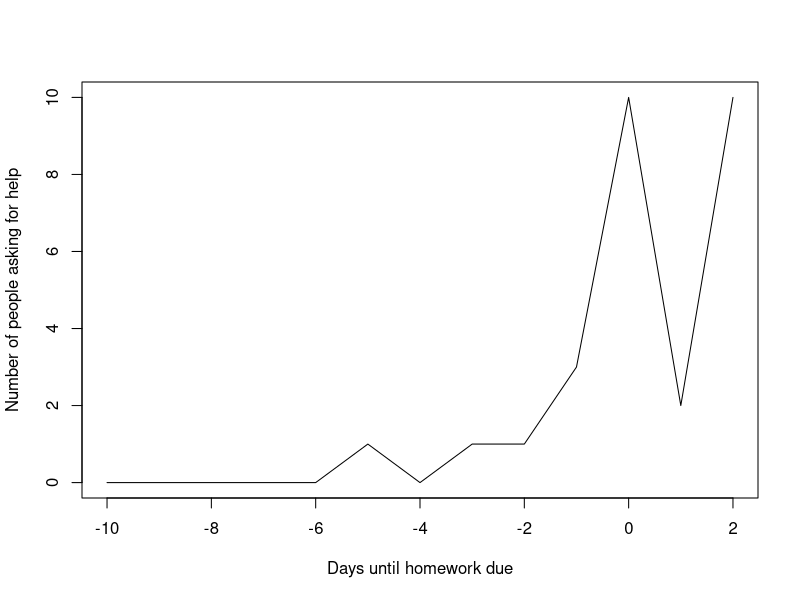
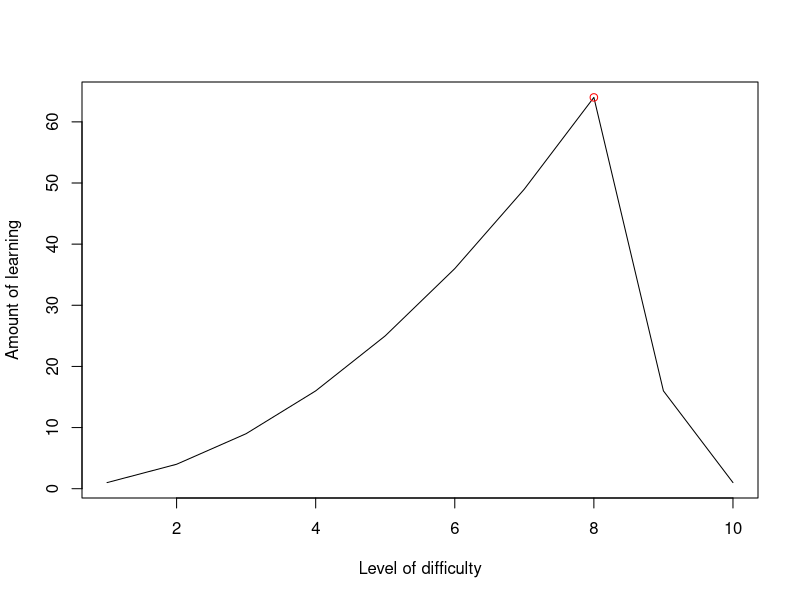

Source code (R) for these figures, in order:
## ---- chunk 1
knitr::opts_chunk$set(echo = TRUE)
## ---- chunk 2
x <- -10:2
y <- c(rep(0, 5),
       1, 
       0, 
       1,
       1, 
       3,
       10,
       2,
       10)
plot(x, y, type = 'l',
     xlab = 'Days until homework due',
     ylab = 'Number of people asking for help')
## ---- chunk 3
x <- 1:10
y <- c(1:8, 4, 1)^2
plot(x, y,
     type = 'l',
     xlab = 'Level of difficulty',
     ylab = 'Amount of learning')
points(x = 8, y = 8^2,
       col = 'red')
